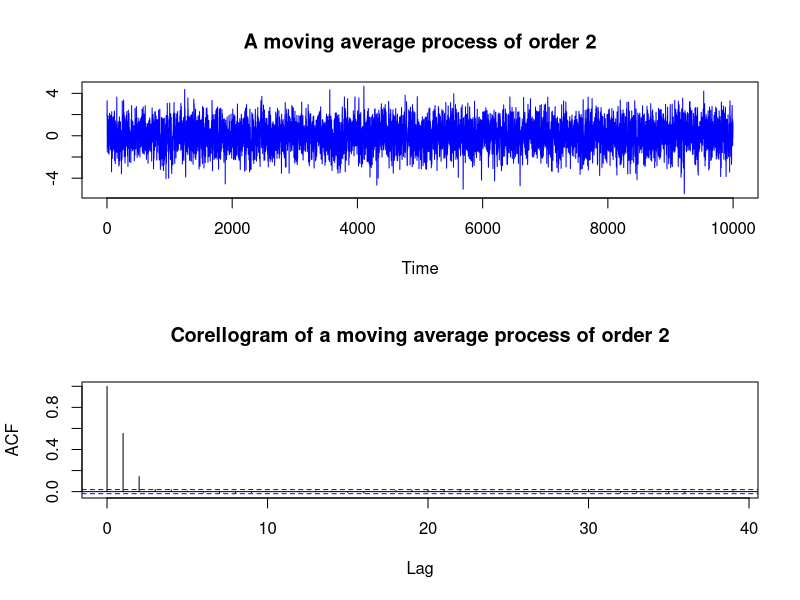

Generate this figure with R:
#Generate noise
noise=rnorm(10000)
#introduce a variable
ma_2=NULL

#loop for generating MA(2) process
for(i in 3:10000){
  ma_2[i]=noise[i]+0.7*noise[i-1]+0.2*noise[i-2]
}

#shift data
moving_average_process=ma_2[3:10000]
moving_average_process=ts(moving_average_process)

#partition output graphics: frame of 2 rows and 1 column
par(mfrow=c(2,1))

#plot
plot(moving_average_process, main='A moving average process of order 2', xlab='Time', ylab='', col='blue')
acf(moving_average_process, main='Corellogram of a moving average process of order 2')

